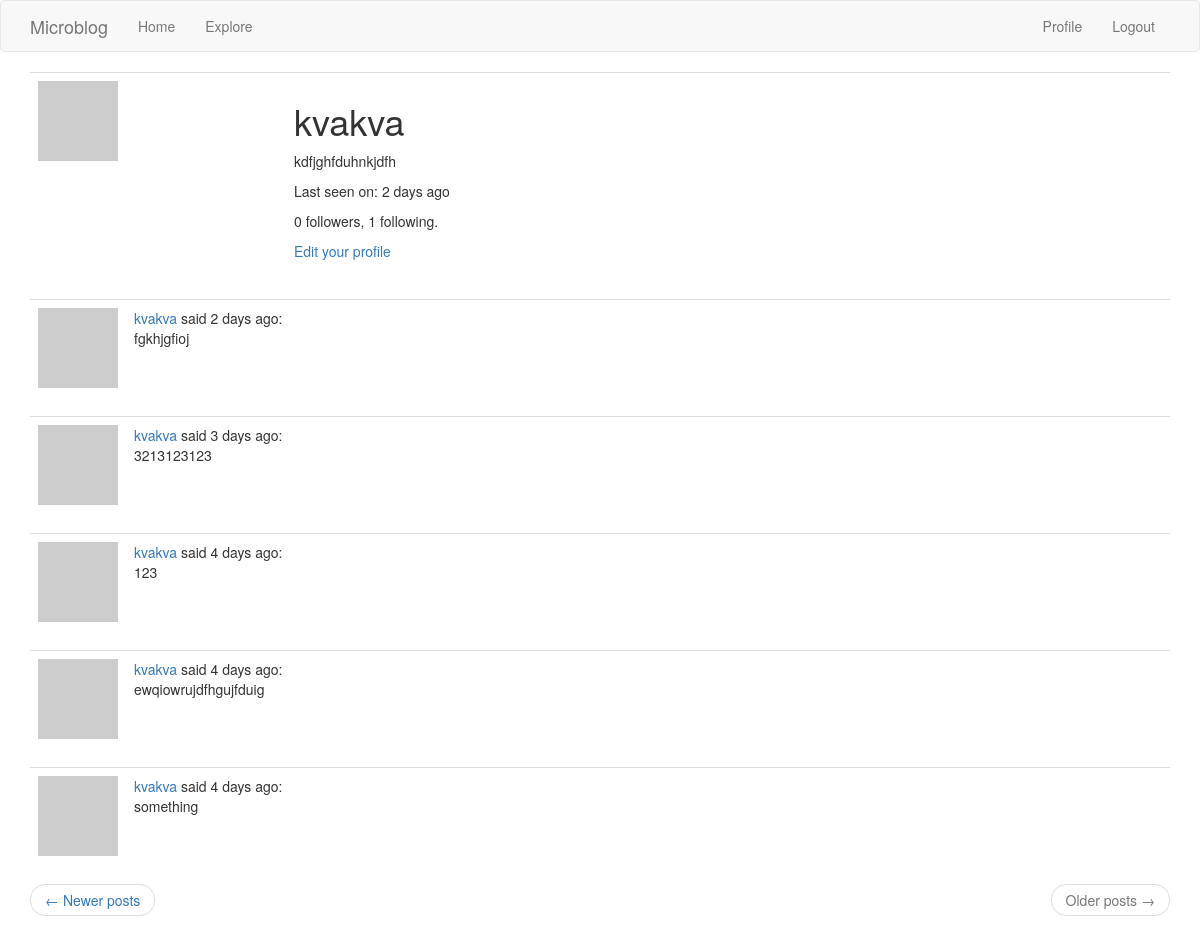
The app's page /user/kvakva (signed in) with its own data.
### app/models.py (models this page shows, shortened)
class User(UserMixin, db.Model):
    id = db.Column(db.Integer, primary_key=True)
    username = db.Column(db.String(64), index=True, unique=True)
    email = db.Column(db.String(120), index=True, unique=True)
    password_hash = db.Column(db.String(128))
    posts = db.relationship("Post", backref="author", lazy="dynamic")
    about_me = db.Column(db.String(140))
    last_seen = db.Column(db.DateTime, default=datetime.utcnow())
    followed = db.relationship(
        "User",
        secondary=followers,
        primaryjoin=(followers.c.follower_id == id),
        secondaryjoin=(followers.c.followed_id == id),
        backref=db.backref("followers", lazy="dynamic"),
        lazy="dynamic"
    )
    def avatar(self, size):
        digest = md5(self.email.lower().encode("utf-8")).hexdigest()
        return f'https://www.gravatar.com/avatar/{digest}?d=monsterid&s={size}'

class SearchableMixin(object):
    @classmethod
    def before_commit(cls, session):
        session._changes = {
            'add': list(session.new),
            'update': list(session.dirty),
            'delete': list(session.deleted)
        }
    @classmethod
    def after_commit(cls, session):
        for obj in session._changes['add']:
            if isinstance(obj, SearchableMixin):
                add_to_index(obj.__tablename__, obj)
        for obj in session._changes['update']:
            if isinstance(obj, SearchableMixin):
                add_to_index(obj.__tablename__, obj)
        for obj in session._changes['delete']:
            if isinstance(obj, SearchableMixin):
                remove_from_index(obj.__tablename__, obj)
        session._changes = None

class Post(SearchableMixin, db.Model):
    __searchable__ = ['body']
    id = db.Column(db.Integer, primary_key=True)
    body = db.Column(db.String(140))
    timestamp = db.Column(db.DateTime, index=True, default=datetime.utcnow)
    user_id = db.Column(db.Integer, db.ForeignKey("user.id"))

### app/main/routes.py (the view)
@bp.route("/user/<username>")
@login_required
def user(username):
    user = User.query.filter_by(username=username).first_or_404()
    page = request.args.get('page', 1, type=int)
    posts = user.posts.order_by(Post.timestamp.desc()).paginate(page, current_app.config['POSTS_PER_PAGE'], False)
    next_url = url_for("main.user", username=user.username, page=posts.next_num) if posts.has_next else None
    prev_url = url_for("main.user", username=user.username, page=posts.prev_num) if posts.prev else None
    return render_template("user.html", user=user, posts=posts.items, next_url=next_url, prev_url=prev_url)

### app/main/routes.py (called while the page is built)
@bp.before_request
def before_request():
    if current_user.is_authenticated:
        current_user.last_seen = datetime.utcnow()
        db.session.commit()

### app/models.py (called while the page is built)
@login.user_loader
def load_user(id):
    return User.query.get(int(id))

### app/templates/user.html (shortened to what this page needs)
{% extends "base.html" %}
{% block app_content %}
<table class="table table-hover">
    <tr>
        <td width="256px"><img src="{{ user.avatar(256) }}"></td>
        <td>
            <h1>{{ user.username }}</h1>
            {% if user.about_me %}<p>{{ user.about_me }}</p>{% endif %}
            {% if user.last_seen %}
            <p>Last seen on: {{ moment(user.last_seen).fromNow() }}</p>
            {% endif %}
            <p>{{ user.followers.count() }} followers, {{ user.followed.count() }} following.</p>
            {% if user == current_user %}
            <p><a href="{{ url_for('main.edit_profile') }}">Edit your profile</a></p>
            {% endif %}
        </td>
    </tr>
</table>
{% for post in posts %}
{% include '_post.html' %}
{% endfor %}
<nav aria-label="...">
    <ul class="pager">
        <li class="previous{% if not prev_url %} disabled{% endif %}">
            <a href="{{ prev_url or '#' }}">
                <span aria-hidden="true">&larr;</span> Newer posts
            </a>
        </li>
        <li class="next{% if not next_url %} disabled{% endif %}">
            <a href="{{ next_url or '#' }}">
                Older posts <span aria-hidden="true">&rarr;</span>
            </a>
        </li>
    </ul>
</nav>
{% endblock %}

### app/templates/_post.html
<table class="table table-hover">
    <tr>
        <td width="70px">
            <a href="{{ url_for('main.user', username=post.author.username) }}">
                <img src="{{ post.author.avatar(70) }}"/>
            </a>
        </td>
        <td>
            <a href="{{ url_for('main.user', username=post.author.username) }}">
                {{ post.author.username }}
            </a>
            said {{ moment(post.timestamp).fromNow() }}:
            <br>
            {{ post.body }}
        </td>
    </tr>
</table>

### records on screen
User: username "kvakva", about_me "kdfjghfduhnkjdfh", last_seen "2 days ago"
Post: author.username "kvakva", timestamp "2 days ago", body "fgkhjgfioj"
Post: author.username "kvakva", timestamp "3 days ago", body "3213123123"
Post: author.username "kvakva", timestamp "4 days ago", body "123"
Post: author.username "kvakva", timestamp "4 days ago", body "ewqiowrujdfhgujfduig"
Post: author.username "kvakva", timestamp "4 days ago", body "something"

### other values on screen
{{ user.followers.count() }} "0"
{{ user.followed.count() }} "1"
